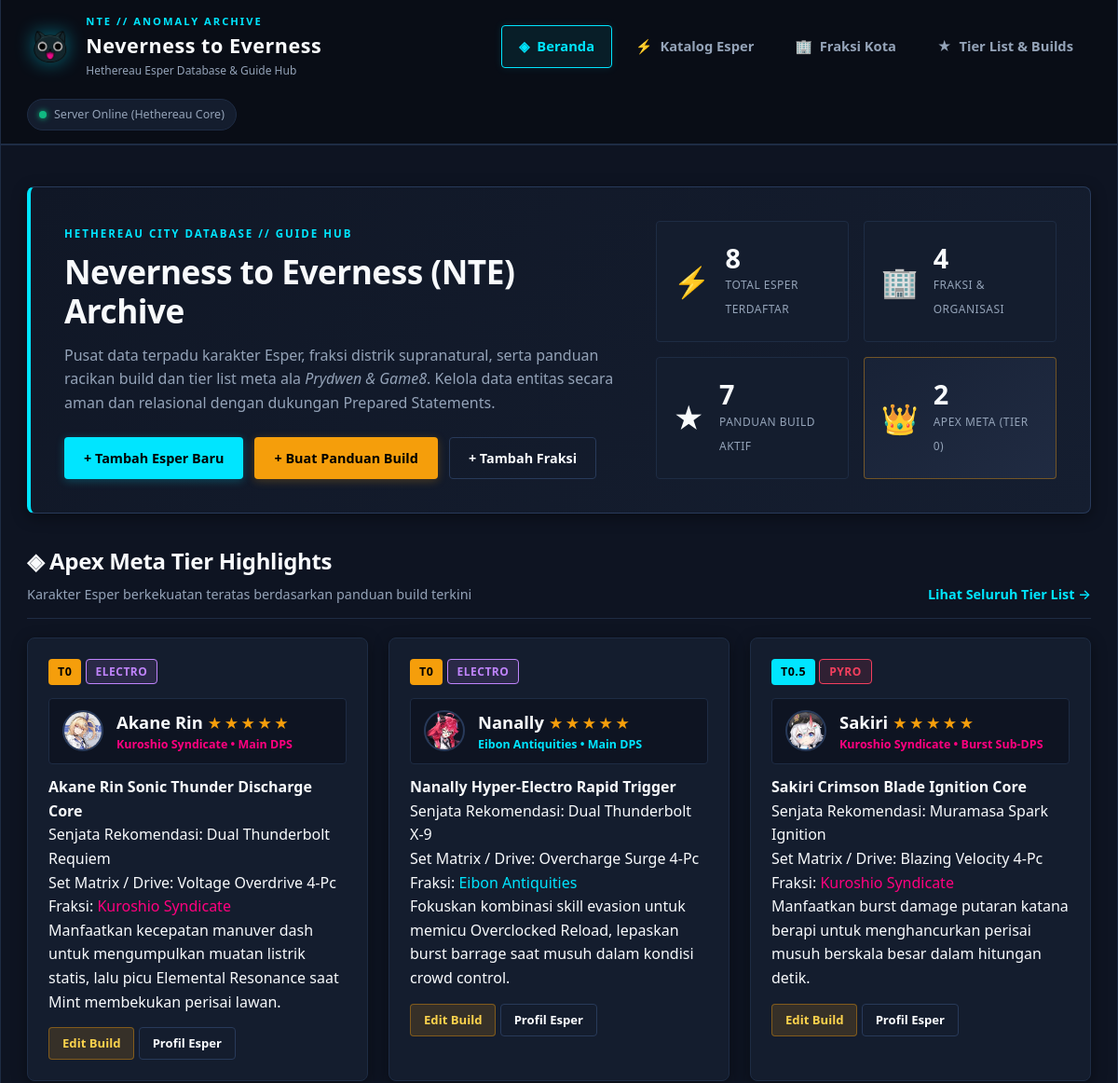
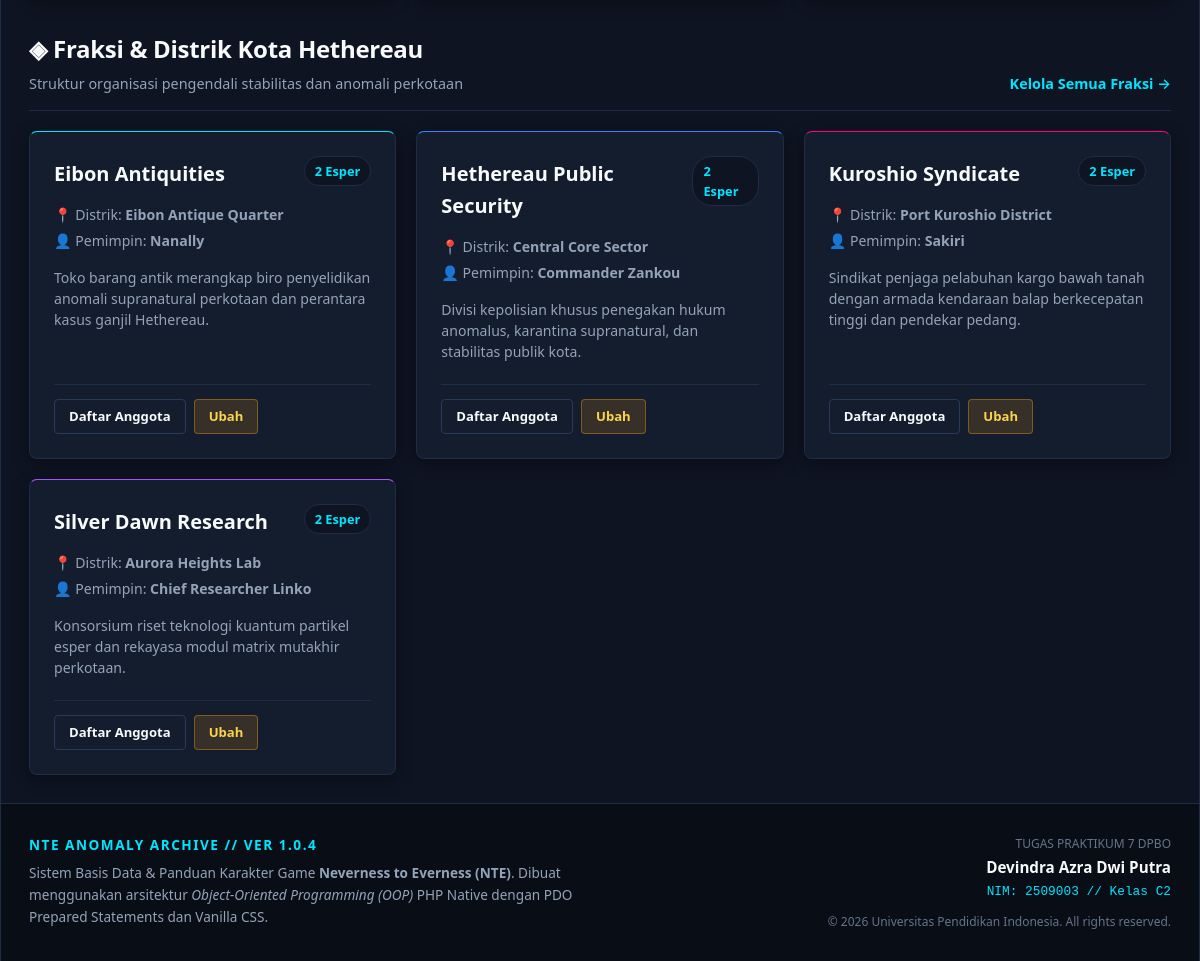
The page / on the database its author committed (2 pictures, top to bottom).
### tables this page shows
CREATE TABLE esper_guides (
    id INT AUTO_INCREMENT PRIMARY KEY,
    esper_id INT NOT NULL,
    guide_title VARCHAR(200) NOT NULL,
    tier_rating VARCHAR(10) NOT NULL,
    recommended_weapon VARCHAR(150) NOT NULL,
    recommended_matrix VARCHAR(150) NOT NULL,
    team_synergy VARCHAR(255) NOT NULL,
    playstyle_notes TEXT NOT NULL,
    updated_at TIMESTAMP DEFAULT CURRENT_TIMESTAMP ON UPDATE CURRENT_TIMESTAMP,
    FOREIGN KEY (esper_id) REFERENCES espers(id) ON DELETE CASCADE
);

CREATE TABLE espers (
    id INT AUTO_INCREMENT PRIMARY KEY,
    name VARCHAR(100) NOT NULL UNIQUE,
    rarity INT NOT NULL DEFAULT 5,
    attribute VARCHAR(50) NOT NULL,
    weapon_type VARCHAR(50) NOT NULL,
    role VARCHAR(50) NOT NULL,
    faction_id INT NOT NULL,
    image_url VARCHAR(255) DEFAULT '',
    bio TEXT DEFAULT '',
    FOREIGN KEY (faction_id) REFERENCES factions(id) ON DELETE CASCADE
);

CREATE TABLE factions (
    id INT AUTO_INCREMENT PRIMARY KEY,
    name VARCHAR(100) NOT NULL UNIQUE,
    district VARCHAR(100) NOT NULL,
    leader VARCHAR(100) NOT NULL,
    description TEXT NOT NULL,
    color_tag VARCHAR(20) DEFAULT '#00e5ff'
);

### config/db.php (called while the page is built, shortened)
<?php
class Database {
    private $host = "localhost";
    private $username = "root";
    private $password = "";
    private $dbname = "db_nte_guide";
    public function __construct() {
        try {
            $dsn = "mysql:host=" . $this->host . ";dbname=" . $this->dbname . ";charset=utf8mb4";
            $options = [
                PDO::ATTR_ERRMODE            => PDO::ERRMODE_EXCEPTION,
                PDO::ATTR_DEFAULT_FETCH_MODE => PDO::FETCH_ASSOC,
                PDO::ATTR_EMULATE_PREPARES   => false,
            ];
            $this->conn = new PDO($dsn, $this->username, $this->password, $options);
        } catch (PDOException $e) {
            die("Koneksi basis data gagal: " . $e->getMessage() . "<br>Pastikan server MySQL sudah berjalan dan file <code>database/db_nte_guide.sql</code> telah diimpor.");
        }
    }
}
?>

### class/Esper.php (called while the page is built, shortened)
<?php
require_once __DIR__ . '/../config/db.php';
class Esper {
    private $db;
    public function __construct() {
        $database = new Database();
        $this->db = $database->conn;
    }
    public function getAllEspers($attributeFilter = '', $search = '') {
        $sql = "SELECT e.*, f.name AS faction_name, f.color_tag AS faction_color, g.id AS guide_id, g.tier_rating
                FROM espers e
                JOIN factions f ON e.faction_id = f.id
                LEFT JOIN esper_guides g ON e.id = g.esper_id
                WHERE 1=1";
        $params = [];
        $sql .= " ORDER BY e.rarity DESC, e.name ASC";
        $stmt = $this->db->prepare($sql);
        $stmt->execute($params);
        return $stmt->fetchAll(PDO::FETCH_ASSOC);
    }
}
?>

### class/Faction.php (called while the page is built, shortened)
<?php
require_once __DIR__ . '/../config/db.php';
class Faction {
    private $db;
    public function __construct() {
        $database = new Database();
        $this->db = $database->conn;
    }
    public function getAllFactions() {
        $sql = "SELECT f.*, COUNT(e.id) AS total_espers
                FROM factions f
                LEFT JOIN espers e ON f.id = e.faction_id
                GROUP BY f.id
                ORDER BY f.name ASC";
        $stmt = $this->db->prepare($sql);
        $stmt->execute();
        return $stmt->fetchAll(PDO::FETCH_ASSOC);
    }
}
?>

### class/EsperGuide.php (called while the page is built, shortened)
<?php
require_once __DIR__ . '/../config/db.php';
class EsperGuide {
    private $db;
    public function __construct() {
        $database = new Database();
        $this->db = $database->conn;
    }
    public function getAllGuides($tierFilter = '') {
        $sql = "SELECT g.*, e.name AS esper_name, e.rarity, e.attribute, e.weapon_type, e.role, e.image_url,
                       f.name AS faction_name, f.color_tag AS faction_color
                FROM esper_guides g
                JOIN espers e ON g.esper_id = e.id
                JOIN factions f ON e.faction_id = f.id
                WHERE 1=1";
        $params = [];
        $sql .= " ORDER BY
                    CASE g.tier_rating
                        WHEN 'T0' THEN 1
                        WHEN 'T0.5' THEN 2
                        WHEN 'T1' THEN 3
                        WHEN 'T2' THEN 4
                        ELSE 5
                    END, g.updated_at DESC";
        $stmt = $this->db->prepare($sql);
        $stmt->execute($params);
        return $stmt->fetchAll(PDO::FETCH_ASSOC);
    }
}
?>

### view/dashboard.php (the view)
<?php
$allEspers = $esperModel->getAllEspers();
$allFactions = $factionModel->getAllFactions();
$allGuides = $guideModel->getAllGuides();
$totalEspers = count($allEspers);
$totalFactions = count($allFactions);
$totalGuides = count($allGuides);
$t0Guides = array_filter($allGuides, function($g) {
    return $g['tier_rating'] === 'T0';
});
?>
<div class="dashboard-wrapper">
    <section class="hero-banner">
        <div class="hero-content">
            <span class="hero-tag">HETHEREAU CITY DATABASE // GUIDE HUB</span>
            <h1 class="hero-title">Neverness to Everness (NTE) Archive</h1>
            <p class="hero-desc">
                Pusat data terpadu karakter Esper, fraksi distrik supranatural, serta panduan racikan build dan tier list meta ala <em>Prydwen & Game8</em>. Kelola data entitas secara aman dan relasional dengan dukungan Prepared Statements.
            </p>
            <div class="hero-actions">
                <a href="index.php?page=espers&action=add" class="btn btn-primary">+ Tambah Esper Baru</a>
                <a href="index.php?page=guides&action=add" class="btn btn-accent">+ Buat Panduan Build</a>
                <a href="index.php?page=factions&action=add" class="btn btn-outline">+ Tambah Fraksi</a>
            </div>
        </div>
        <div class="hero-stats-grid">
            <div class="stat-card">
                <div class="stat-icon">⚡</div>
                <div class="stat-info">
                    <span class="stat-value"><?= $totalEspers ?></span>
                    <span class="stat-label">Total Esper Terdaftar</span>
                </div>
            </div>
            <div class="stat-card">
                <div class="stat-icon">🏢</div>
                <div class="stat-info">
                    <span class="stat-value"><?= $totalFactions ?></span>
                    <span class="stat-label">Fraksi & Organisasi</span>
                </div>
            </div>
            <div class="stat-card">
                <div class="stat-icon">★</div>
                <div class="stat-info">
                    <span class="stat-value"><?= $totalGuides ?></span>
                    <span class="stat-label">Panduan Build Aktif</span>
                </div>
            </div>
            <div class="stat-card stat-card-gold">
                <div class="stat-icon">👑</div>
                <div class="stat-info">
                    <span class="stat-value"><?= count($t0Guides) ?></span>
                    <span class="stat-label">Apex Meta (Tier 0)</span>
                </div>
            </div>
        </div>
    </section>
    <section class="section-block">
        <div class="section-header">
            <div>
                <h2 class="section-title">◈ Apex Meta Tier Highlights</h2>
                <p class="section-subtitle">Karakter Esper berkekuatan teratas berdasarkan panduan build terkini</p>
            </div>
            <a href="index.php?page=guides" class="link-more">Lihat Seluruh Tier List &rarr;</a>
        </div>
        <div class="guides-grid">
            <?php if (empty($allGuides)): ?>
                <div class="empty-state">
                    <p>Belum ada panduan build yang didaftarkan. <a href="index.php?page=guides&action=add">Tambah panduan pertama!</a></p>
                </div>
            <?php else: ?>
                <?php foreach (array_slice($allGuides, 0, 3) as $g): ?>
                    <div class="guide-card">
                        <div class="guide-card-header">
                            <span class="tier-badge tier-<?= strtolower(str_replace('.', '', $g['tier_rating'])) ?>">
                                <?= htmlspecialchars($g['tier_rating']) ?>
                            </span>
                            <span class="attr-badge attr-<?= strtolower($g['attribute']) ?>">
                                <?= htmlspecialchars($g['attribute']) ?>
                            </span>
                        </div>
                        <div class="guide-card-body">
                            <div class="guide-character-info" style="margin-bottom: 12px;">
                                <?php if (!empty($g['image_url'])): ?>
                                    <img src="<?= htmlspecialchars($g['image_url']) ?>" alt="<?= htmlspecialchars($g['esper_name']) ?>" class="char-avatar-mini img-avatar">
                                <?php else: ?>
                                    <div class="char-avatar-mini attr-bg-<?= strtolower($g['attribute']) ?>">
                                        <?= strtoupper(substr($g['esper_name'], 0, 2)) ?>
                                    </div>
                                <?php endif; ?>
                                <div class="char-details">
                                    <h3 class="char-name">
                                        <?= htmlspecialchars($g['esper_name']) ?>
                                        <span class="rarity-stars"><?= str_repeat('★', (int)$g['rarity']) ?></span>
                                    </h3>
                                    <span class="char-faction" style="color: <?= htmlspecialchars($g['faction_color']) ?>;">
                                        <?= htmlspecialchars($g['faction_name']) ?> &bull; <?= htmlspecialchars($g['role']) ?>
                                    </span>
                                </div>
                            </div>
                            <h4 class="guide-title-text"><?= htmlspecialchars($g['guide_title']) ?></h4>
                            <div class="guide-details-list">
                                <div class="detail-row">
                                    <span class="detail-label">Senjata Rekomendasi:</span>
                                    <span class="detail-val"><?= htmlspecialchars($g['recommended_weapon']) ?></span>
                                </div>
                                <div class="detail-row">
                                    <span class="detail-label">Set Matrix / Drive:</span>
                                    <span class="detail-val"><?= htmlspecialchars($g['recommended_matrix']) ?></span>
                                </div>
                                <div class="detail-row">
                                    <span class="detail-label">Fraksi:</span>
                                    <span class="detail-val" style="color: <?= htmlspecialchars($g['faction_color']) ?>">
                                        <?= htmlspecialchars($g['faction_name']) ?>
                                    </span>
                                </div>
                            </div>
                            <p class="guide-notes"><?= htmlspecialchars($g['playstyle_notes']) ?></p>
                        </div>
                        <div class="guide-card-footer">
                            <a href="index.php?page=guides&action=edit&id=<?= $g['id'] ?>" class="btn btn-sm btn-edit">Edit Build</a>
                            <a href="index.php?page=espers&id=<?= $g['esper_id'] ?>" class="btn btn-sm btn-outline">Profil Esper</a>
                        </div>
                    </div>
                <?php endforeach; ?>
            <?php endif; ?>
        </div>
    </section>
    <section class="section-block">
        <div class="section-header">
            <div>
                <h2 class="section-title">◈ Fraksi & Distrik Kota Hethereau</h2>
                <p class="section-subtitle">Struktur organisasi pengendali stabilitas dan anomali perkotaan</p>
            </div>
            <a href="index.php?page=factions" class="link-more">Kelola Semua Fraksi &rarr;</a>
        </div>
        <div class="factions-grid">
            <?php foreach ($allFactions as $f): ?>
                <div class="faction-card" style="border-top-color: <?= htmlspecialchars($f['color_tag']) ?>;">
                    <div class="faction-header">
                        <h3 class="faction-name"><?= htmlspecialchars($f['name']) ?></h3>
                        <span class="faction-members-count"><?= (int)$f['total_espers'] ?> Esper</span>
                    </div>
                    <div class="faction-meta">
                        <span class="meta-item">📍 Distrik: <strong><?= htmlspecialchars($f['district']) ?></strong></span>
                        <span class="meta-item">👤 Pemimpin: <strong><?= htmlspecialchars($f['leader']) ?></strong></span>
                    </div>
                    <p class="faction-desc"><?= htmlspecialchars($f['description']) ?></p>
                    <div class="faction-footer">
                        <a href="index.php?page=espers&faction_filter=<?= $f['id'] ?>" class="btn btn-sm btn-outline">Daftar Anggota</a>
                        <a href="index.php?page=factions&action=edit&id=<?= $f['id'] ?>" class="btn btn-sm btn-edit">Ubah</a>
                    </div>
                </div>
            <?php endforeach; ?>
        </div>
    </section>
</div>

### rows shown on the page
esper_guides: tier_rating "T0", esper.attribute "ELECTRO", esper.image_url (picture), esper.name "Akane Rin", esper.rarity "★★★★★", factions.name "Kuroshio Syndicate", esper.role "Main DPS", guide_title "Akane Rin Sonic Thunder Discharge Core", recommended_weapon "Dual Thunderbolt Requiem", recommended_matrix "Voltage Overdrive 4-Pc", playstyle_notes "Manfaatkan kecepatan manuver dash untuk mengumpulkan muatan listrik statis, lalu picu Elemental Resonance saat Mint membekukan perisai lawan."
esper_guides: tier_rating "T0", esper.attribute "ELECTRO", esper.image_url (picture), esper.name "Nanally", esper.rarity "★★★★★", factions.name "Eibon Antiquities", esper.role "Main DPS", guide_title "Nanally Hyper-Electro Rapid Trigger", recommended_weapon "Dual Thunderbolt X-9", recommended_matrix "Overcharge Surge 4-Pc", playstyle_notes "Fokuskan kombinasi skill evasion untuk memicu Overclocked Reload, lepaskan burst barrage saat musuh dalam kondisi crowd control."
esper_guides: tier_rating "T0.5", esper.attribute "PYRO", esper.image_url (picture), esper.name "Sakiri", esper.rarity "★★★★★", factions.name "Kuroshio Syndicate", esper.role "Burst Sub-DPS", guide_title "Sakiri Crimson Blade Ignition Core", recommended_weapon "Muramasa Spark Ignition", recommended_matrix "Blazing Velocity 4-Pc", playstyle_notes "Manfaatkan burst damage putaran katana berapi untuk menghancurkan perisai musuh berskala besar dalam hitungan detik."
factions: name "Eibon Antiquities", total_espers "2", district "Eibon Antique Quarter", leader "Nanally", description "Toko barang antik merangkap biro penyelidikan anomali supranatural perkotaan dan perantara kasus ganjil Hethereau."
factions: name "Hethereau Public Security", total_espers "2", district "Central Core Sector", leader "Commander Zankou", description "Divisi kepolisian khusus penegakan hukum anomalus, karantina supranatural, dan stabilitas publik kota."
factions: name "Kuroshio Syndicate", total_espers "2", district "Port Kuroshio District", leader "Sakiri", description "Sindikat penjaga pelabuhan kargo bawah tanah dengan armada kendaraan balap berkecepatan tinggi dan pendekar pedang."
factions: name "Silver Dawn Research", total_espers "2", district "Aurora Heights Lab", leader "Chief Researcher Linko", description "Konsorsium riset teknologi kuantum partikel esper dan rekayasa modul matrix mutakhir perkotaan."

### other values the page prints
$totalEspers "8"
$totalFactions "4"
$totalGuides "7"
count($t0Guides) "2"
